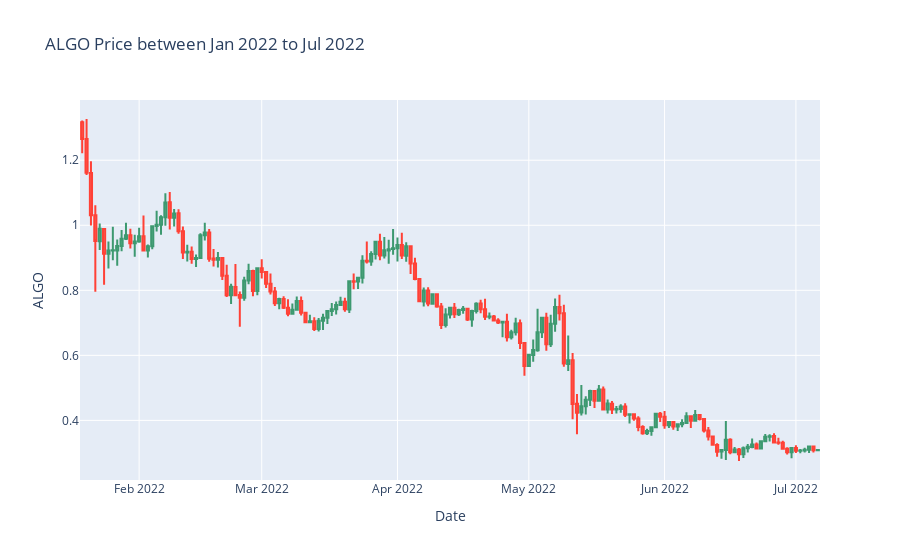

Write notebook code for a chart like this one.
### Markdown cell above
**ALGO OHLC GRAPH**

### Code cell
fig = go.Figure(data=[go.Candlestick(x=data_algo['date'],
                open=data_algo['open'], high=data_algo['high'],
                low=data_algo['low'], close=data_algo['close'])
                     ])


fig.update_layout(title='ALGO Price between Jan 2022 to Jul 2022', 
               xaxis_title ='Date' ,
               yaxis_title = 'ALGO',
               xaxis_rangeslider_visible=False)
fig.show()

### Figure 1 — Plotly figure (JSON) as saved in the notebook; plotly's stock layout.template omitted (floating-point values rounded to 4 significant figures; data arrays with more than 128 entries replaced by an {"elided": "..."} marker saying what was removed)
{"data": [{"close": {"elided": "169 float values"}, "high": {"elided": "169 float values"}, "low": {"elided": "169 float values"}, "open": {"elided": "169 float values"}, "type": "candlestick", "x": {"elided": "169 str values"}}], "layout": {"title": {"text": "ALGO Price between Jan 2022 to Jul 2022"}, "xaxis": {"rangeslider": {"visible": false}, "title": {"text": "Date"}}, "yaxis": {"title": {"text": "ALGO"}}}}
